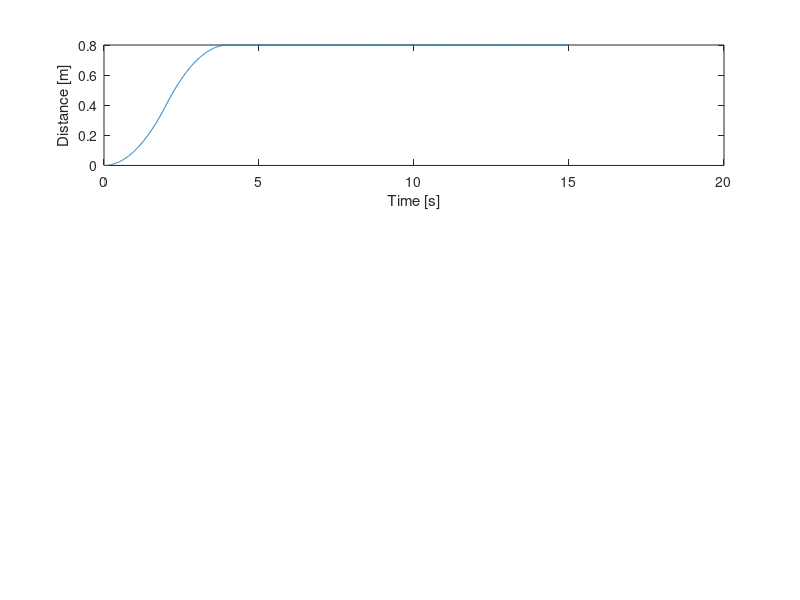

Here is the MATLAB script that generated this plot: (Note: this script raises an error after producing the figure.)
%% TRANSFER FUNCTION 
clear all
clc
g = 9.81;
l = 1; %cable length


% Experiment opstelling:
theta_opt = 60.85*pi/180; %optimale eindhoek kabel [rad]
%theta_opt = pi/4;
dx_robot = 0.8;  %horizontale verplaatsing robot [m]
dx_object = dx_robot + l*sin(theta_opt); %horizontale verplaatsing bak [m]

%Initial conditions
theta_init = -pi/4;
omega_init = 0;

x = 0:0.1:dx_robot; %m
time = 0:0.01:15; %s



% Choose desired input: 

% 1 = ramp input constant speed
% 2 = bang-bang motion law (1e orde continu)
% 3 = minimal rms (2e orde continu)
% 4 = 7de graads polynoom (4e orde continu, heel smooth dus eig hoop ik dat
% dit minder goed werkt)

input_type = 2;


% Loop for different velocities
iterations = 4;


%for i = 0.1:0.1:0.4
for i = 0.2:0.2
    input = zeros(length(time),1);

    if input_type == 1
        % snelheid robot = v
        v = i; %m/s
        

        % t = x/v: tijd vd beweging vd robot voor constante v
        t = dx_robot/v; %s
    
    
        ramp = v*time(1:ceil(t/0.01)); 

        %ramp
        input(1:ceil(t/0.01)) = ramp;
        %constant position at dx_robot
        input(ceil(t/0.01):end) = dx_robot;

        
    end

    if input_type == 2

        % Duratie beweging zelf te kiezen. Neem zelfde tijden als ramp
        T = dx_robot/i;
        tau1 = time(1:ceil(T/(2*0.01)))/T;
        tau2 = time(ceil(T/(2*0.01)):ceil(T/0.01))/T;
        % bang-bang
        S1 = dx_robot*2*(tau1).^2;
        S2 = dx_robot*(-2*tau2.^2+4*tau2-1);

        
        %motion law input
        input(1:ceil(T/(2*0.01))) = S1;
        input(ceil(T/(2*0.01)):ceil(T/(0.01))) = S2;
        %constant position at end
        input(ceil(T/0.01):end) = dx_robot;
    end
    

    if input_type == 3

        % Duratie beweging zelf te kiezen. Neem zelfde tijden als ramp
        T = dx_robot/i;
        tau = time(1:ceil(T/0.01))/T;
        % minimal rms
        S = dx_robot*(3*tau.^2 - 2*tau.^3);

        
        %motion law input
        input(1:ceil(T/(0.01))) = S;
        
        %constant position at end
        input(ceil(T/0.01):end) = dx_robot;
    end

    if input_type == 4

        % Duratie beweging zelf te kiezen. Neem zelfde tijden als ramp
        T = dx_robot/i;
        tau = time(1:ceil(T/0.01))/T;
        % 7th degree polynomial
        S = dx_robot*(-20*tau.^7+70*tau.^6-84*tau.^5+35*tau.^4);

        
        %motion law input
        input(1:ceil(T/(0.01))) = S;
        
        %constant position at end
        input(ceil(T/0.01):end) = dx_robot;
    end
    
   
    
   % Define system matrices
    A = [0 1; -g/l 0];
    B = [0; 1];
    C = [1 0]; % Measure only theta
    D = 0;
    X0 = [theta_init,omega_init];
   
    % Create state-space system
    sys_ss = ss(A, B, C, D);


    % Simulation
    %[theta,time] = lsim(sys_ss, input, time, X0); 
    sys = tf([-1 0 0], [l 0 g]);
    [theta, time] = lsim(sys, input, time);
    
    % Object position in time
    x_obj = input + l*sin(theta);
    y_obj = l*(1-cos(theta));
    
    % Does the object reach the optimal angle at this speed
    max_angle = max(theta);

    %time = timeindex / 100
    disp('SPEED = ')
    disp(i)
    
    if max_angle >= theta_opt
        disp('VVVVVVVVVVVVVVVVVVVVVVVVVVVVVVVVVVVVVVVV')
        disp('Destination can be reached at this speed')
        disp('VVVVVVVVVVVVVVVVVVVVVVVVVVVVVVVVVVVVVVVV')
        
    else
        disp('XXXXXXXXXXXXXXXXXXXXXXXXXXXXXXXXXXXXXXXXX')
        disp('Destination is not reached, speed too low')
        disp('XXXXXXXXXXXXXXXXXXXXXXXXXXXXXXXXXXXXXXXXX')
    end

    disp('----------------------------------------------------------')
    
    
    %plots
    if input_type == 1
        figure
        subplot(3,1,1)
        plot(time, input)
        xlabel('Time [s]')
        ylabel('Distance [m]')
        title('Robot position for v=', i)

        subplot(3,1,2)
        plot(time,theta*180/pi)
        xlabel('Time [s]')
        ylabel('Angle [rad]')
        hold on
        xline(x(end)/i, 'Color', 'r', 'LineStyle', '--');
        yline(theta_opt, 'Color', 'g', 'LineStyle', '--');
        title('Theta for v=', i)
        
        subplot(3,1,3)
        plot(x_obj,y_obj)
        xlabel('x-distance [m]')
        ylabel('y-distance [m]')
        hold on
        xline(x(end), 'Color', 'r', 'LineStyle', '--');
        title('Object position')

        

       
    end

    if input_type == 2
        figure
        subplot(3,1,1)
        plot(time, input)
        xlabel('Time [s]')
        ylabel('Distance [m]')
        title('Robot position for T=', T)

        subplot(3,1,2)
        plot(time,theta)
        xlabel('Time [s]')
        ylabel('Angle [rad]')
        hold on
        xline(x(end)/i, 'Color', 'r', 'LineStyle', '--');
        yline(theta_opt, 'Color', 'g', 'LineStyle', '--');
        title('Theta for T=', T)
        
        subplot(3,1,3)
        plot(x_obj,y_obj)
        xlabel('x-distance [m]')
        ylabel('y-distance [m]')
        hold on
        xline(x(end), 'Color', 'r', 'LineStyle', '--');
        title('Object position')
    end

    if input_type == 3
        figure
        subplot(3,1,1)
        plot(time, input)
        xlabel('Time [s]')
        ylabel('Distance [m]')
        title('Robot position for T=', T)

        subplot(3,1,2)
        plot(time,theta)
        xlabel('Time [s]')
        ylabel('Angle [rad]')
        hold on
        xline(x(end)/i, 'Color', 'r', 'LineStyle', '--');
        yline(theta_opt, 'Color', 'g', 'LineStyle', '--');
        title('Theta for T=', T)
        
        subplot(3,1,3)
        plot(x_obj,y_obj)
        xlabel('x-distance [m]')
        ylabel('y-distance [m]')
        hold on
        xline(x(end), 'Color', 'r', 'LineStyle', '--');
        title('Object position')
    end

    if input_type == 4
        figure
        subplot(3,1,1)
        plot(time, input)
        xlabel('Time [s]')
        ylabel('Distance [m]')
        title('Robot position for T=', T)

        subplot(3,1,2)
        plot(time,theta)
        xlabel('Time [s]')
        ylabel('Angle [rad]')
        hold on
        xline(x(end)/i, 'Color', 'r', 'LineStyle', '--');
        yline(theta_opt, 'Color', 'g', 'LineStyle', '--');
        title('Theta for T=', T)
        
        subplot(3,1,3)
        plot(x_obj,y_obj)
        xlabel('x-distance [m]')
        ylabel('y-distance [m]')
        hold on
        xline(x(end), 'Color', 'r', 'LineStyle', '--');
        title('Object position')
    end
end

